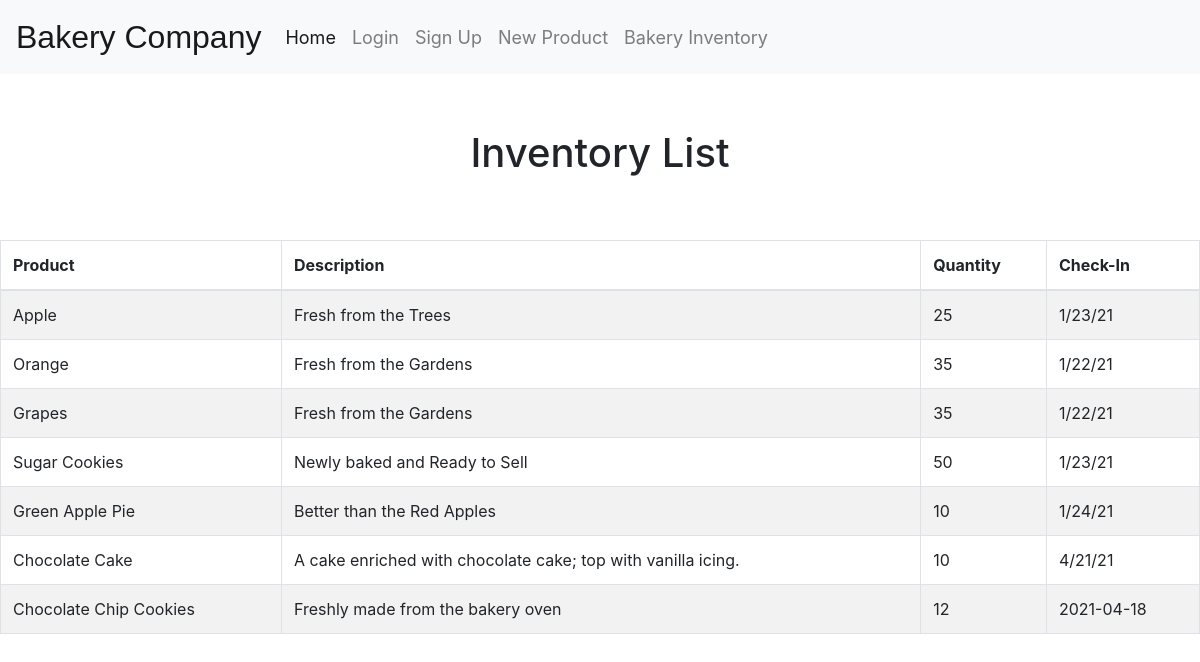
Page /summary on the committed database.
### tables this page shows
CREATE TABLE Product_Entry (product TEXT, description TEXT, quantity INTEGER, checkin TEXT);

### finalproject.py (the view)
@app.route("/summary")
def listproduct():
    con = sql.connect("database.db")
    con.row_factory= sql.Row
    cur = con.cursor()
    cur.execute("SELECT * FROM Product_Entry")
    rows = cur.fetchall()
    return render_template("product_list.htm", rows = rows)

### templates/product_list.htm (shortened to what this page needs)
<!DOCTYPE html>
<html lang="en">
<head>
    <link rel="stylesheet" href="https://cdn.jsdelivr.net/npm/bootstrap@4.3.1/dist/css/bootstrap.min.css">
    <link rel="stylesheet" type="text/css" href="{{ url_for('static', filename='inventory.css') }}" >
</head>
<header>
  <nav class="navbar navbar-expand-lg navbar-light bg-light bg">
      <a class="navbar-brand" href="/home">Bakery Company</a>
      <div class="collapse navbar-collapse" id="navbarNavAltMarkup">
        <div class="navbar-nav">
          <a class="nav-item nav-link active" href="/home">Home <span class="sr-only">(current)</span></a>
          <a class="nav-item nav-link" href="/login">Login</a>
          <a class="nav-item nav-link" href="/signup">Sign Up</a>
          <a class="nav-item nav-link" href="/dataEntry">New Product</a>
          <a class="nav-item nav-link" href="/summary">Bakery Inventory</a>
        </div>
      </div>
    </nav>
</header>
<body>
  <h1>Inventory List</h1>
  <section>
    <table class="table table-bordered table-striped">
      <thead>
        <tr>
          <th scope="col">Product</th>
          <th scope="col">Description</th>
          <th scope="col">Quantity</th>
          <th scope="col">Check-In</th>
        </tr>
      </thead>
      <tbody>
      {% for row in rows %}
        <tr>
          <td>{{ row["product"] }}</td>
          <td>{{ row["description"] }}</td>
          <td>{{ row["quantity"] }}</td>
          <td>{{ row["checkin"] }}</td>
        </tr>
      {% endfor %}
      </tbody>
    </table>
  </section>
</body>
</html>

### static/inventory.css (style rules this page uses)
h1 { padding: 55px; text-align: center; }
header { font-size: large; }
.navbar-brand { font-size: xx-large; font-family: 'Lucida Sans', 'Lucida Sans Regular', 'Lucida Grande', 'Lucida Sans Unicode', Geneva, Verdana, sans-serif; }
.table-bordered { padding-left: 10px; padding-right: 10px; }

### rows in the picture
Product_Entry: product "Apple", description "Fresh from the Trees", quantity "25", checkin "1/23/21"
Product_Entry: product "Orange", description "Fresh from the Gardens", quantity "35", checkin "1/22/21"
Product_Entry: product "Grapes", description "Fresh from the Gardens", quantity "35", checkin "1/22/21"
Product_Entry: product "Sugar Cookies", description "Newly baked and Ready to Sell", quantity "50", checkin "1/23/21"
Product_Entry: product "Green Apple Pie", description "Better than the Red Apples", quantity "10", checkin "1/24/21"
Product_Entry: product "Chocolate Cake", description "A cake enriched with chocolate cake; top with vanilla icing.", quantity "10", checkin "4/21/21"
Product_Entry: product "Chocolate Chip Cookies", description "Freshly made from the bakery oven", quantity "12", checkin "2021-04-18"
